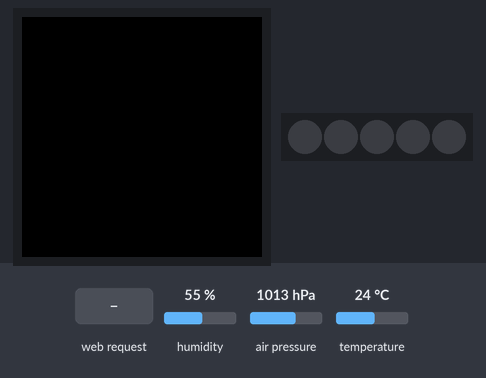
Simulated run of this sketch. Board: Arduino MKR. Parts: 240×240 colour display, 5 RGB LEDs in strip order, left to right. The inputs (shaded band) are chosen by the test bench; at power-on: humidity 55 %, air pressure 1013 hPa, temperature 24 °C. Dim RGB values are drawn brighter than linear; WiFi joins after 1.5 s; servers stay silent unless stated; what the sketch prints to the serial monitor is not drawn.

Above: at 2.9 s.
3.0 s: HTTP request GET /LED=ON received
At 3.9 s:
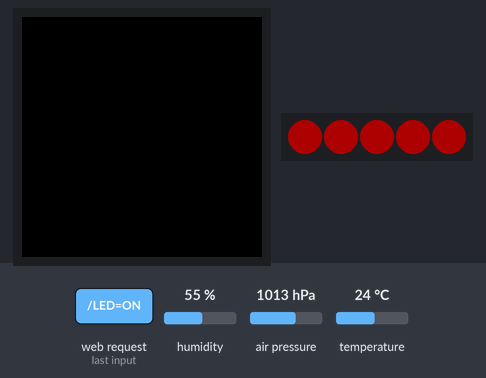
4.5 s: HTTP request GET /LED=OFF received
At 5.0 s:
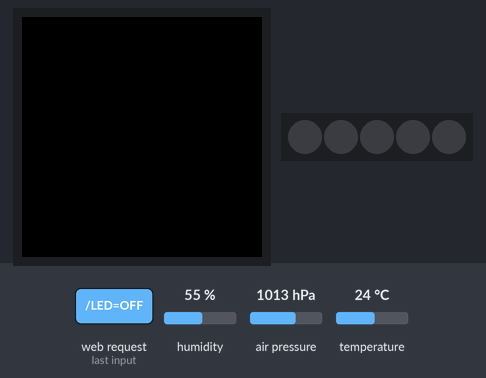
Timing chart, 0 to 7.5 s (numbered marks = the images above; inputs shaded):
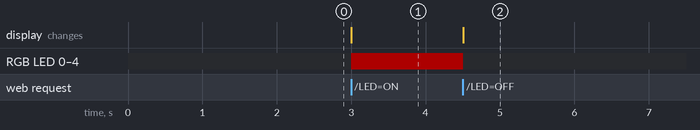

Measured:
- after the input at 3.0 s, RGB LED 0–4: off → RGB(50, 0, 0) at once
- after the input at 4.5 s, RGB LED 0–4: RGB(50, 0, 0) → off at once

The sketch:

WebServer-V3.ino
```cpp
#include <WiFiNINA.h>
#include <Arduino_MKRIoTCarrier.h>

MKRIoTCarrier carrier;

const char* ssid = "TP-LINK_847074";
const char* password = "24703567";

WiFiServer server(80);

bool ledAcceso = false;

void setup() {
    Serial.begin(9600);
    while (!Serial);

    carrier.begin();

    carrier.leds.setBrightness(50);
    carrier.leds.fill(0, 0, 0);
    carrier.leds.show();

    Serial.println("Connessione WiFi...");
    WiFi.begin(ssid, password);

    while (WiFi.status() != WL_CONNECTED) {
        delay(1000);
        Serial.print(".");
    }

    Serial.println("\nConnesso!");
    Serial.print("IP: ");
    Serial.println(WiFi.localIP());

    server.begin();
}

void loop() {

    uint32_t rosso = carrier.leds.Color(255, 0, 0);
    uint32_t spento = carrier.leds.Color(0, 0, 0);

if (ledAcceso) {
    carrier.leds.fill(rosso);
} else {
    carrier.leds.fill(spento);
}
carrier.leds.show();


    WiFiClient client = server.available();

    if (client) {
        Serial.println("Client connesso");

        String richiesta = "";

        while (client.connected()) {
            if (client.available()) {
                richiesta = client.readStringUntil('\n');
                Serial.println(richiesta);
                break;
            }
        }

        if (richiesta.indexOf("/LED=ON") >= 0) {
            ledAcceso = true;

        }

        if (richiesta.indexOf("/LED=OFF") >= 0) {
            ledAcceso = false;

        }

        float temperatura = carrier.Env.readTemperature();
        float umidita = carrier.Env.readHumidity();
        float pressione = carrier.Pressure.readPressure() * 10;

        client.println("HTTP/1.1 200 OK");
        client.println("Content-type:text/html");
        client.println();

        client.println("<!DOCTYPE html><html>");

        client.println("<head>");
        client.println("<meta http-equiv='refresh' content='2'>");
        client.println("<title>Stazione Meteo</title>");

        client.println("<style>");
        client.println("body {font-family: Arial; background: linear-gradient(to right, #ffffff, #e6e6e6); text-align: center; margin: 0;}");
        client.println("h1 {background-color: #0a1f44; color: white; padding: 20px;}");
        client.println(".card {background: white; margin: 20px auto; padding: 20px; border-radius: 15px; width: 80%; box-shadow: 0 4px 10px rgba(0,0,0,0.2);}");
        client.println(".btn {background-color: #d4af37; border: none; color: white; padding: 12px 20px; margin: 10px; font-size: 16px; border-radius: 8px; cursor: pointer;}");
        client.println("</style>");
        client.println("</head>");

        client.println("<body>");
        client.println("<h1>Stazione Meteo del Real Madrid</h1>");

        client.println("<div class='card'>");

        client.print("<h2>Temperatura: ");
        client.print(temperatura);
        client.println(" &deg;C</h2>");

        client.print("<h2>Umidita: ");
        client.print(umidita);
        client.println(" %</h2>");

        client.print("<h2>Pressione: ");
        client.print(pressione);
        client.println(" mBar</h2>");

        client.print("<h2>LED: ");
        client.print(ledAcceso ? "ACCESO" : "SPENTO");
        client.println("</h2>");

        client.println("</div>");

        client.println("<a href=\"/LED=ON\"><button class='btn'>Accendi LED</button></a>");
        client.println("<a href=\"/LED=OFF\"><button class='btn'>Spegni LED</button></a>");

        client.println("</body></html>");

        delay(1);
        client.stop();
        Serial.println("Client disconnesso");
    }
}
```
